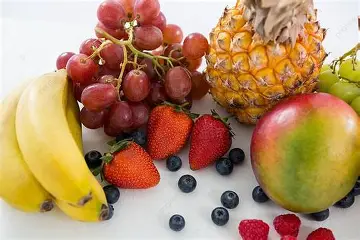
#> input picture fruits.jpg, 360 x 240 px
$ python Grayscale_Image.py
#> lines starting #> are read from the running program, lines starting #| are printed output that depends on the picture
import cv2
image=cv2.imread("fruits.jpg")
#> image is the input picture: shape (240, 360, 3); mean B, G, R 103.5, 140.1, 178.2
gray_img=cv2.cvtColor(image, cv2.COLOR_BGR2GRAY)
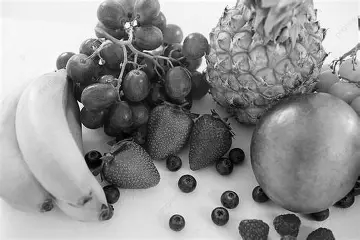
#> gray_img: shape (240, 360); min 0, max 255, mean 147.3
resize_img=cv2.resize(gray_img,(224,224))
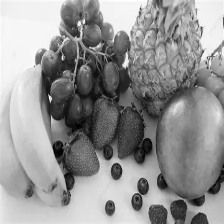
#> resize_img: shape (224, 224); min 1, max 255, mean 147.2
cv2.imshow("Grayscale Image", resize_img)
key=cv2.waitKey(0)
#> (key Esc is pressed here)
if key == ord("s"):
    cv2.imwrite("Grayscale_Img.jpg", resize_img)
    print("Image saved as Grayscale_Img.jpg")
else:
    print("Image not saved.")

cv2.destroyAllWindows()
print(f"Dimensions of processed image: {resize_img.shape}")
#| Dimensions of processed image: (224, 224)
